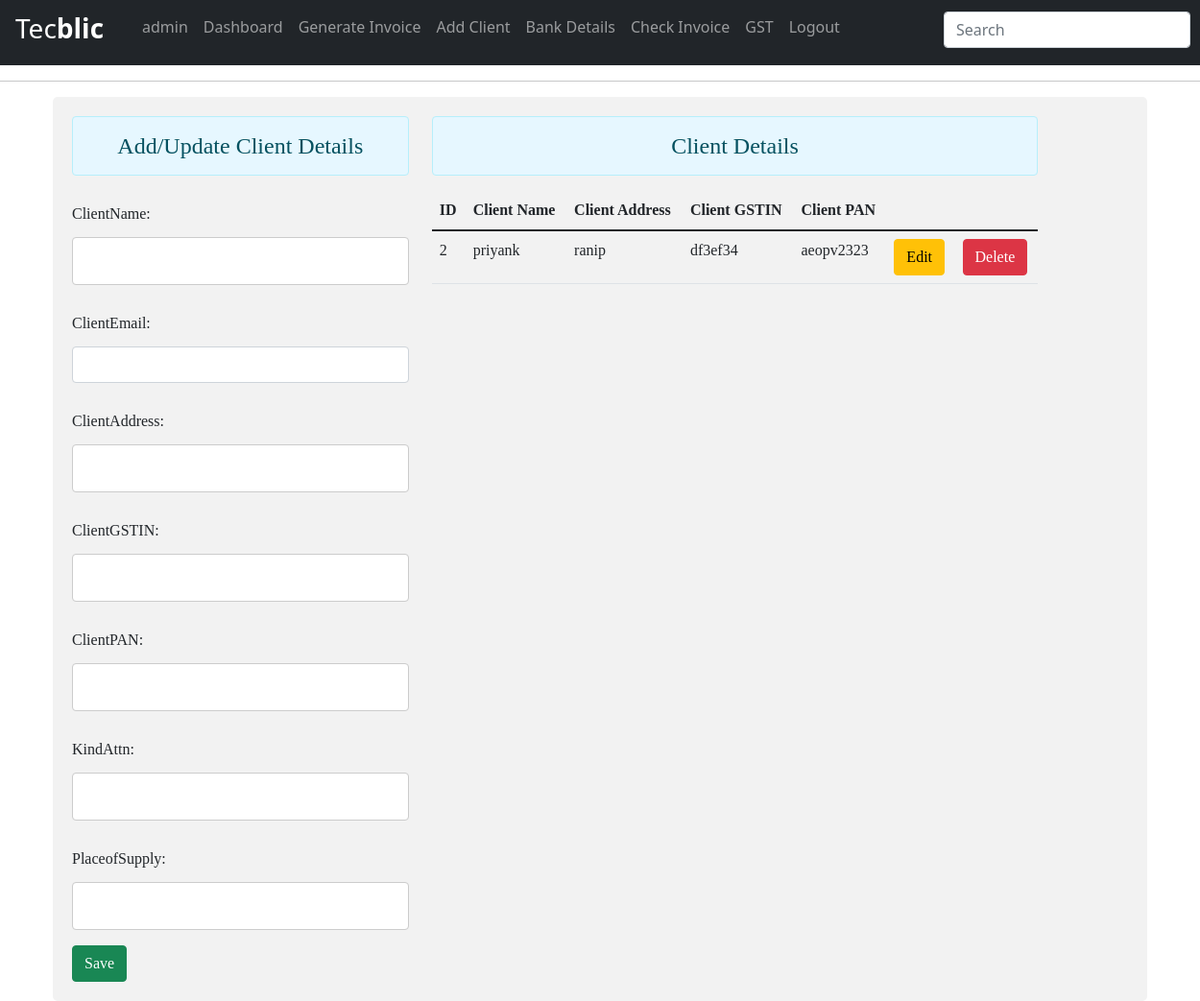
/add (signed in), run on an earlier commit of the app's database.
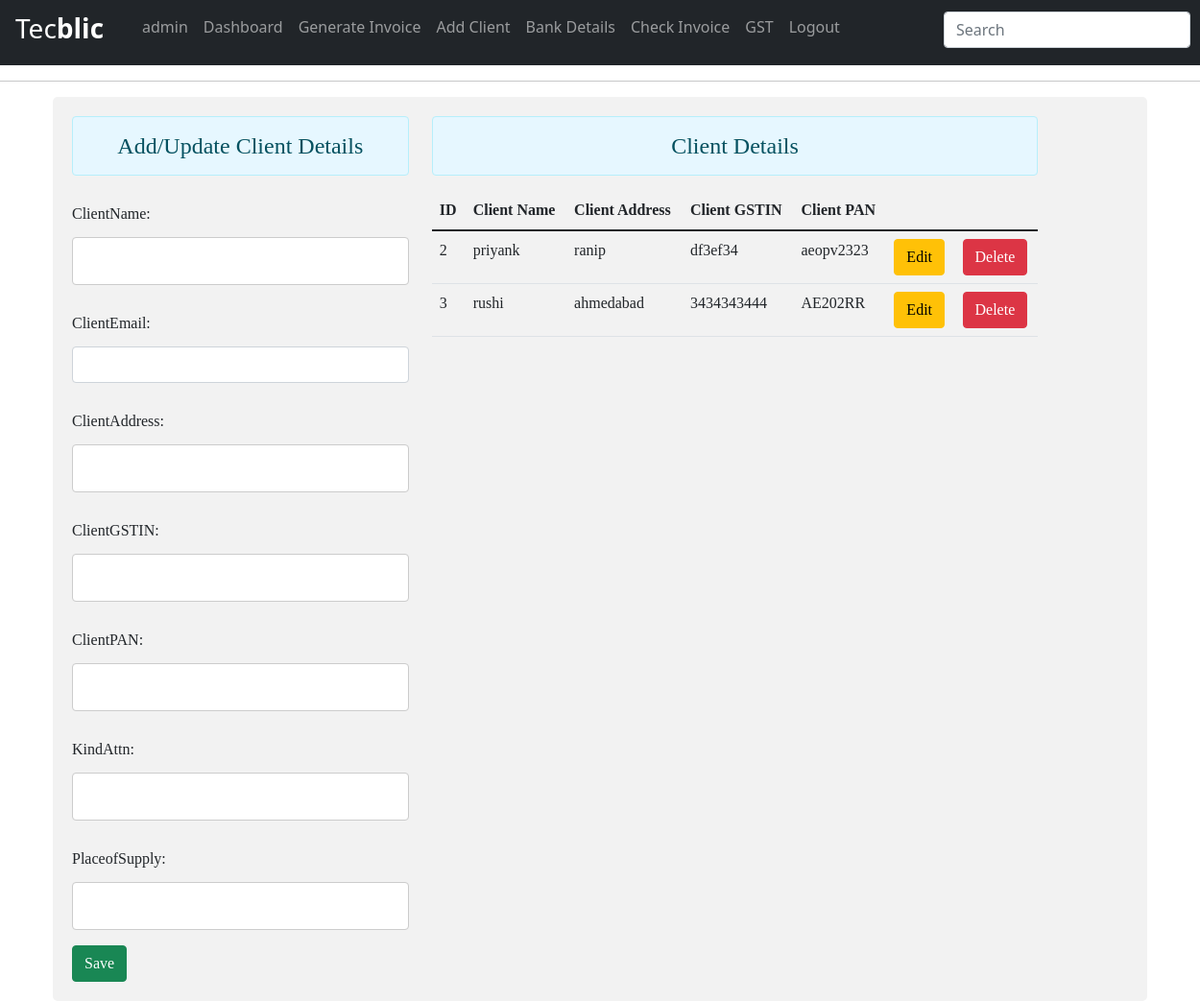
And on a later commit of the database.
### tecblicapp/models.py (models this page shows, shortened)
class clientDetail(models.Model):
    clientName=models.CharField(max_length=50,null=True,blank=True)
    clientEmail=models.EmailField(null=True,blank=True)
    clientAddress=models.CharField(max_length=200,null=True,blank=True)
    clientGSTIN=models.CharField(max_length=15,null=True,blank=True)
    clientPAN=models.CharField(max_length=10,null=True,blank=True)
    kindAttn=models.CharField(max_length=40,null=True,blank=True)
    placeofSupply=models.CharField(max_length=40,null=True,blank=True)

### tecblicapp/views.py (the view)
# urls.py: path('add',views.client_detail,name='client-detail'),
@login_required(login_url='login')
def client_detail(request):
    form=clientDetailForm()
    clientdetails1=clientDetail.objects.all()
    return render(request,'tecblicapp/add_client.html',{'form':form,'clientdetails':clientdetails1})

### tecblicapp/forms.py
class clientDetailForm(forms.ModelForm):
    class Meta:
        model=clientDetail
        fields='__all__'
        widgets={
            'clientName':forms.TextInput(attrs= {'class':'form-control','id':'nameid','required':'required'}),
            'clientEmail':forms.EmailInput(attrs={'class':'form-control','id':'emailid','required':'required',}),
            'clientAddress':forms.TextInput(attrs= {'class':'form-control','id':'addressid','required':'required',}),
            'clientGSTIN':forms.TextInput(attrs=     {'class':'form-control','id':'gstinid','required':'required',}),
            'clientPAN':forms.TextInput(attrs=     {'class':'form-control','id':'panid','required':'required',}),
            'kindAttn':forms.TextInput(attrs=     {'class':'form-control','id':'kindattnid','required':'required',}),
            'placeofSupply':forms.TextInput(attrs=     {'class':'form-control','id':'placeid','required':'required',}),
        }

### tecblicapp/templates/tecblicapp/add_client.html (shortened to what this page needs)
<!DOCTYPE html>
<html lang="en">
<head>
    <link href="https://cdn.jsdelivr.net/npm/bootstrap@5.1.3/dist/css/bootstrap.min.css" rel="stylesheet">
</head>
<body>
{% include 'tecblicapp/navbar.html' %}
<hr>
<div class="container">
    <div class="row" style="font-family: Georgia, 'Times New Roman', Times, serif; ">
        <div class="col-sm-4">
            <h4 class="text-center alert alert-info" style="background-color: #e6f7ff;">Add/Update Client Details</h4>
            <form id="form" action="add" method="POST">
                {{form.as_p}}
                <input type="button" class="btn btn-success" id="btnsave" value="Save">
            </form>
        </div>
        <div class="col-sm-7" style="font-family: Georgia, 'Times New Roman', Times, serif;">
            <h4 class="text-center alert alert-info" style="background-color: #e6f7ff;">Client Details</h4>
            <table class="table table-hover">
                <thead>
                    <tr>
                        <th scope="col">ID</th>
                        <th scope="col">Client Name</th>
                        <th scope="col">Client Address</th>
                        <th scope="col">Client GSTIN</th>
                        <th scope="col">Client PAN</th>
                    </tr>
                </thead>
                <tbody id="tbody">
                    {% for cl in clientdetails %}
                    <tr>
                        <td>{{ cl.id }}</td>
                        <td>{{ cl.clientName }}</td>
                        <td>{{ cl.clientAddress }}</td>
                        <td>{{ cl.clientGSTIN }}</td>
                        <td>{{ cl.clientPAN }}</td>
                        <td><input type="button" data-sid="{{cl.id}}" class="btn btn-warning btn-edit" value="Edit"></td>
                        <td><input type="button" data-sid="{{cl.id}}" class="btn btn-danger btn-del" value="Delete"></td>
                    </tr>
                    {% endfor %}
                </tbody>
            </table>
        </div>
    </div>
</div>
</body>
</html>

What changed in the data, as far as the page shows it:
added clientDetail: id "3", clientName "rushi", clientAddress "ahmedabad", clientGSTIN "3434343444", clientPAN "AE202RR"
